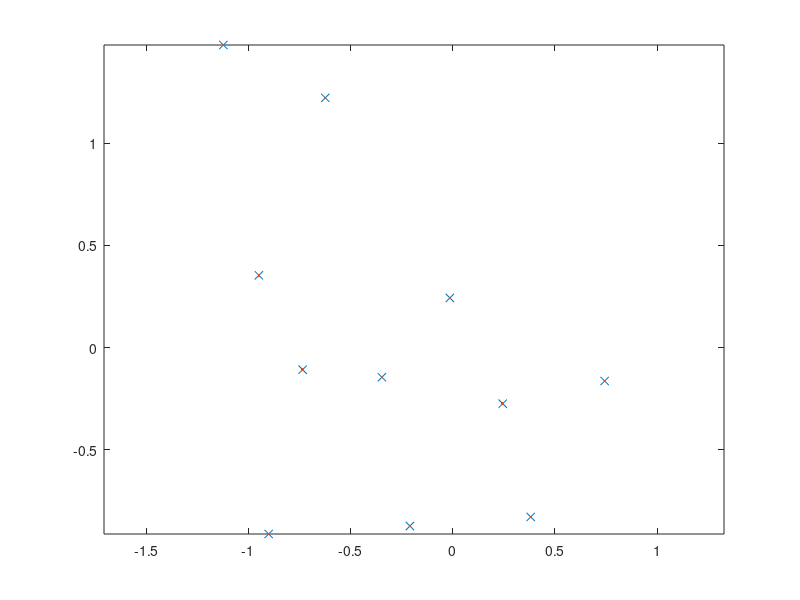

Write MATLAB code to recreate this figure. (Note: this script raises an error after producing the figure.)

rs = [(-1:0.3:-0.1).' 0*(-1:0.3:-0.1).'+1; -0.1 0.8; -0.5 0.6; -2/3 -1/2; 0 -1; 2/3 -1/2; 2/3 1/2; 1/2 0.8; (0.5:0.1:1).' (0.5:0.1:1).'*0+1;].';
% rs = [3.1113    3.4245    3.6456    3.2587    3.4429    4.5483    4.3457    4.6220    5.0089;...
%     1.0105    0.9552    0.7342    0.1630   -0.8318   -0.1686    0.6789    0.9368    1.0289];
% figure(5)
% a = drawpolygon;
% rs = a.Position.';
% % rs = rs(:,1:end-1);
% 
% rs = [5.1536    5.4113    5.5402    5.5770    5.5586    5.5034    5.6322    6.3870    6.6263     6.4607    6.3502    6.4054    6.5711    6.8657;...
%     1.5078    1.5262    1.4894    1.2869    0.8819    0.2375   -0.1491   -0.0938    0.1271    0.4768    0.9371    1.3421    1.4894    1.5078];
rs = [-1.1221     -0.62345      -.9482     -0.73426     -0.90047    -0.20946     -0.34643     -0.01401      0.24454      0.38147      0.74317      0.39228;...
       1.4804       1.2218      0.35383     -0.10786     -0.9117      -0.8727      -0.1448      0.24303     -0.27407     -0.82811     -0.16327      0.64932];

% chnkr = sort(chnkr);
% rs = chnkr.r(:,:);
rs = rs(:,1:end-1);
ts = linspace(-1,1,length(rs)+1); ts = ts(1:end-1);

ncheb = floor((size(rs,2)-1)/2);
% ncheb =7;


% tsub = ts;
A4 = [1+0*ts.',cos(pi*ts.'*(1:ncheb)), sin(pi*ts.'*(1:ncheb))];

cs4 = A4\(rs - ts.*[1;0]).';
rcheb = (A4*cs4).' + ts.*[1;0];


figure(3);clf
plot(rs(1,:), rs(2,:),'x')
hold on
plot(rcheb(1,:), rcheb(2,:),'.')
hold off
axis equal


rend = FP2([-1,1],cs4);
d = diff(rend(1,:));

figure(4);clf
plot(rcheb(1,:), rcheb(2,:),'.')
hold on
plot(rcheb(1,:)+d, rcheb(2,:),'.')
plot(rcheb(1,:)+2*d, rcheb(2,:),'.')
hold off


cparams = []; cparams.ta = -1; cparams.tb = 1; cparams.maxchunklen = 1/(pi/d);
chnkr = chunkerfunc(@(t) FP2(t,cs4),cparams);


cparams.ifclosed = 0;
chnkr0 = chunkerfunc(@(t) FP2(t,cs4),cparams);

figure(5);clf
plot(chnkr,'.')
hold on
for i = 1:3
plot(chnkr + i*[d;0],'.')
end
hold off
axis equal
chnkr.npt
chnkr = chnkr + [-mean(rend(1,:));0];
rend = rend - [mean(rend(1,:));0];

verts = [rend, rend - [0;10]];
edge2verts = [[1;2], [4;3], [3;1], [2;4]];
fchnk = cell(1,4);
fchnk{1} = chnkr0;
cgrph = chunkgraph(verts,edge2verts,fchnk);


chnkr = reverse(chnkr);
figure(6);clf
plot(cgrph,'.')
hold on
plot(chnkr,'x')
hold off
axis equal

figure(7);clf
plot_regions(cgrph)

% function [r,d,d2] = FP2(ts, cs)
function [r] = FP2(ts, cs)
ncheb = (size(cs,1))/2;
r  = ([1+0*ts(:),cos(pi*ts(:)*(1:ncheb)), sin(pi*ts(:)*(1:ncheb))]*cs).' + ts(:).'.*[1;0];
d  = ([0*ts(:),-sin(pi*ts(:)*(1:ncheb)).*(1:ncheb)*pi, cos(pi*ts(:)*(1:ncheb)).*(1:ncheb)*pi]*cs).'+ [1;0];
d2 = ([0*ts(:),-cos(pi*ts(:)*(1:ncheb)).*(1:ncheb).^2*pi^2, -sin(pi*ts(:)*(1:ncheb)).*(1:ncheb).^2*pi^2]*cs).';

end
